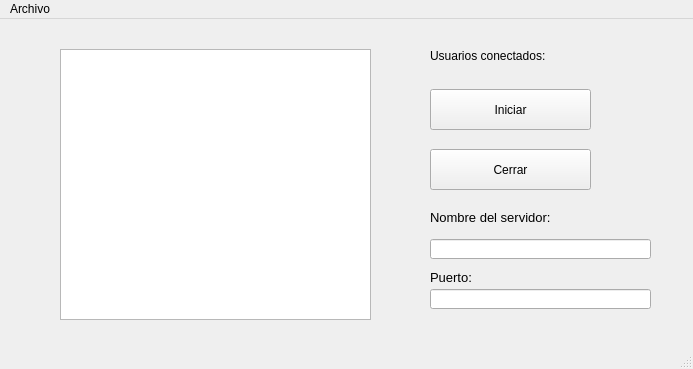
<?xml version="1.0" encoding="UTF-8"?>
<ui version="4.0">
 <class>MainWindow</class>
 <widget class="QMainWindow" name="MainWindow">
  <property name="geometry">
   <rect>
    <x>0</x>
    <y>0</y>
    <width>693</width>
    <height>369</height>
   </rect>
  </property>
  <property name="windowTitle">
   <string>MainWindow</string>
  </property>
  <widget class="QWidget" name="centralwidget">
   <widget class="QPlainTextEdit" name="cajaDeMensajes">
    <property name="geometry">
     <rect>
      <x>60</x>
      <y>30</y>
      <width>311</width>
      <height>271</height>
     </rect>
    </property>
   </widget>
   <widget class="QPushButton" name="pushButton">
    <property name="geometry">
     <rect>
      <x>430</x>
      <y>70</y>
      <width>161</width>
      <height>41</height>
     </rect>
    </property>
    <property name="text">
     <string>Iniciar</string>
    </property>
   </widget>
   <widget class="QPushButton" name="pushButton_2">
    <property name="geometry">
     <rect>
      <x>430</x>
      <y>130</y>
      <width>161</width>
      <height>41</height>
     </rect>
    </property>
    <property name="text">
     <string>Cerrar</string>
    </property>
   </widget>
   <widget class="QLabel" name="label">
    <property name="geometry">
     <rect>
      <x>430</x>
      <y>190</y>
      <width>121</width>
      <height>16</height>
     </rect>
    </property>
    <property name="font">
     <font>
      <pointsize>10</pointsize>
     </font>
    </property>
    <property name="text">
     <string>Nombre del servidor:</string>
    </property>
   </widget>
   <widget class="QLineEdit" name="nombreServidor">
    <property name="geometry">
     <rect>
      <x>430</x>
      <y>220</y>
      <width>221</width>
      <height>20</height>
     </rect>
    </property>
    <property name="font">
     <font>
      <pointsize>9</pointsize>
     </font>
    </property>
   </widget>
   <widget class="QLabel" name="label_2">
    <property name="geometry">
     <rect>
      <x>430</x>
      <y>250</y>
      <width>42</width>
      <height>16</height>
     </rect>
    </property>
    <property name="font">
     <font>
      <pointsize>10</pointsize>
     </font>
    </property>
    <property name="text">
     <string>Puerto:</string>
    </property>
   </widget>
   <widget class="QLineEdit" name="puerto">
    <property name="geometry">
     <rect>
      <x>430</x>
      <y>270</y>
      <width>221</width>
      <height>20</height>
     </rect>
    </property>
    <property name="font">
     <font>
      <pointsize>9</pointsize>
     </font>
    </property>
   </widget>
   <widget class="QLabel" name="label_3">
    <property name="geometry">
     <rect>
      <x>430</x>
      <y>30</y>
      <width>115</width>
      <height>14</height>
     </rect>
    </property>
    <property name="font">
     <font>
      <pointsize>9</pointsize>
     </font>
    </property>
    <property name="text">
     <string>Usuarios conectados:</string>
    </property>
   </widget>
   <widget class="QLabel" name="usuariosConectados">
    <property name="geometry">
     <rect>
      <x>550</x>
      <y>30</y>
      <width>111</width>
      <height>16</height>
     </rect>
    </property>
    <property name="font">
     <font>
      <pointsize>9</pointsize>
     </font>
    </property>
    <property name="text">
     <string/>
    </property>
   </widget>
  </widget>
  <widget class="QMenuBar" name="menubar">
   <property name="geometry">
    <rect>
     <x>0</x>
     <y>0</y>
     <width>693</width>
     <height>21</height>
    </rect>
   </property>
   <widget class="QMenu" name="menuArchivo">
    <property name="title">
     <string>Archivo</string>
    </property>
    <addaction name="actionLista_de_Usuarios"/>
    <addaction name="separator"/>
    <addaction name="actionCerrar"/>
   </widget>
   <addaction name="menuArchivo"/>
  </widget>
  <widget class="QStatusBar" name="statusbar"/>
  <action name="actionCerrar">
   <property name="text">
    <string>Cerrar</string>
   </property>
  </action>
  <action name="actionLista_de_Usuarios">
   <property name="text">
    <string>Lista de Usuarios</string>
   </property>
  </action>
 </widget>
 <resources/>
 <connections/>
</ui>
